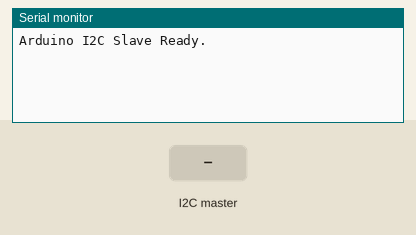
The sketch below on a simulated Arduino Uno, built with avr-gcc and run on an emulated ATmega328P. Parts: the last lines printed to the serial monitor. The inputs (shaded band) are chosen by the test bench.

Above: at 1.2 s.
1.3 s: the I2C master sends the byte 1
At 2.1 s:
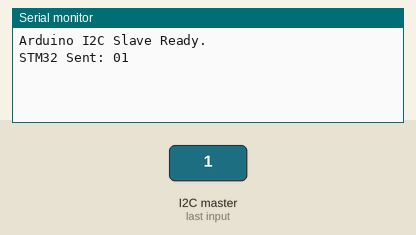
2.8 s: the I2C master sends the byte 90
At 3.3 s:
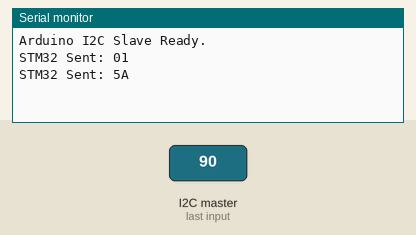
4.3 s: the I2C master sends the byte 200
At 5.6 s:
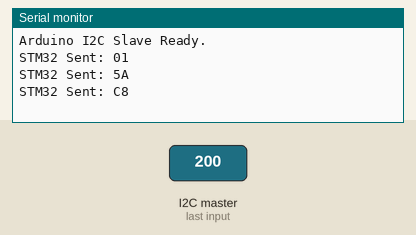

The sketch:

I2C_Testing.ino
```cpp
#include <Wire.h>

#define SLAVE_ADDR 0x68
volatile bool dataRequested = false;

void setup() {
  Wire.begin(SLAVE_ADDR);
  Wire.onReceive(receiveEvent);
  Wire.onRequest(requestEvent);
  Serial.begin(115200);
  Serial.println("Arduino I2C Slave Ready.");
}

void loop() {
  if(dataRequested) {
    Serial.println("STM32 requested data. Sent: BB 66");
    dataRequested = false;
  }
  delay(10);
}

void receiveEvent(int bytesReceived) {
  Serial.print("STM32 Sent: ");
  while (Wire.available()) {
    byte c = Wire.read();
    if (c < 0x10) Serial.print("0");
    Serial.print(c, HEX);
    Serial.print(" ");
  }
  Serial.println();
}

void requestEvent() {
  // Sending 2 bytes back
  byte response[2] = {0xBB, 0x66};
  Wire.write(response, 2);
  dataRequested = true;
}
```

Measured:
- after the input at 1.3 s, the serial monitor: prints a new line at once (image 1)
- after the input at 2.8 s, the serial monitor: prints a new line at once (image 2)
- after the input at 4.3 s, the serial monitor: prints a new line at once (image 3)
